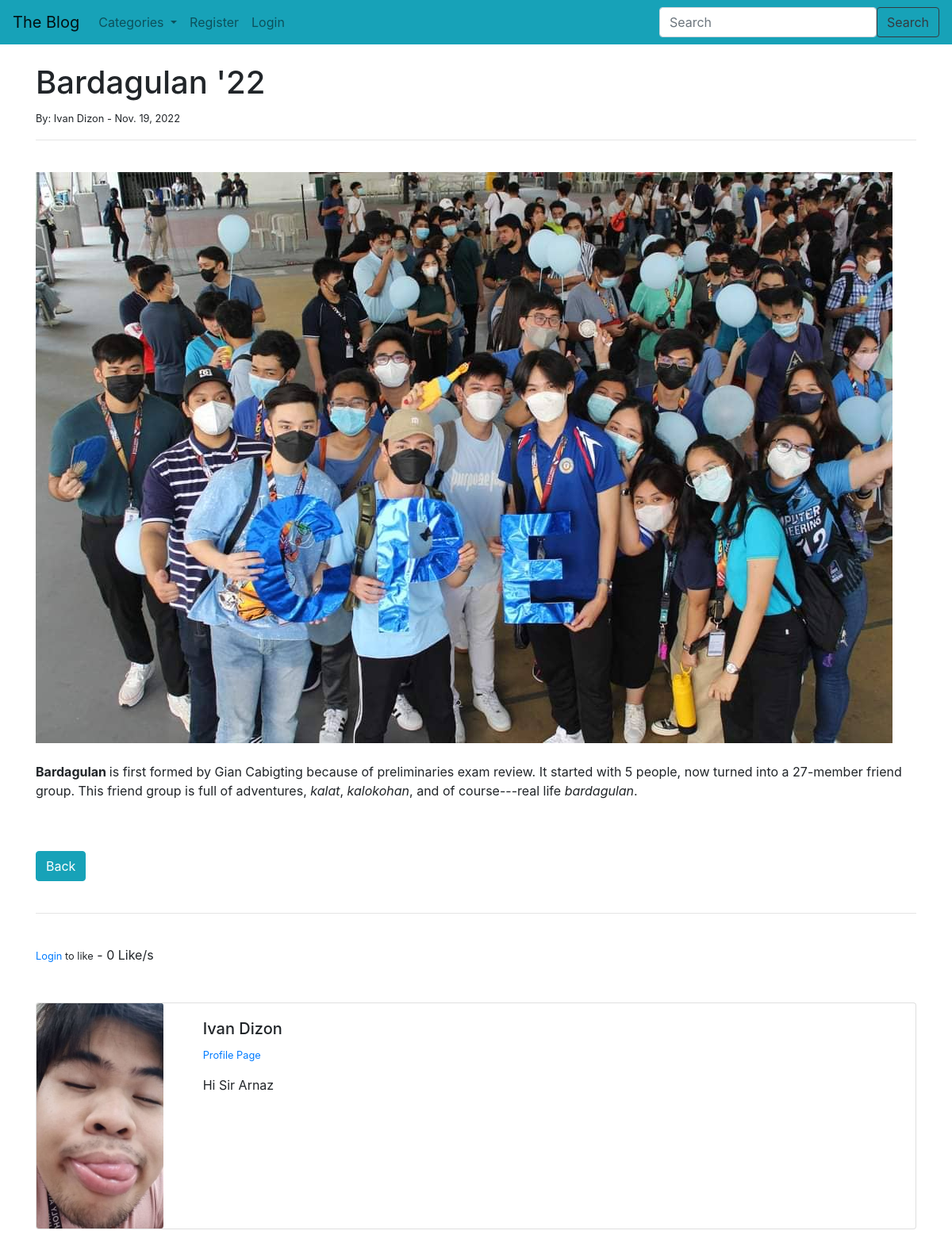
/article/29, run on the app's committed database.
### bloggerist/models.py (models this page shows, shortened)
class Post(models.Model):
    title = models.CharField(max_length=255)
    header_image = models.ImageField(null=True, blank=True, upload_to="images/")
    title_tag = models.CharField(max_length=255)
    author = models.ForeignKey(User, on_delete=models.CASCADE)
    body = RichTextField(blank=True, null=True)
    post_date = models.DateField(auto_now_add=True)
    category = models.CharField(max_length=255, default='coding')
    snippet = models.CharField(max_length=255)
    likes = models.ManyToManyField(User, related_name='blog_posts')
    def total_likes(self):
        return self.likes.count()

class Profile(models.Model):
    user = models.OneToOneField(User, null=True, on_delete=models.CASCADE)
    bio = models.TextField()
    profile_pic = models.ImageField(null=True, blank=True, upload_to="images/profile/")

### bloggerist/views.py (the view)
# urls.py: path('article/<int:pk>', ArticleDetailView.as_view(), name='article-detail'),
class ArticleDetailView(DetailView):
    model = Post
    template_name = 'article_details.html'
    def get_context_data(self, *args, **kwargs):
        cat_menu = Category.objects.all()
        context = super(ArticleDetailView, self).get_context_data()
        stuff = get_object_or_404(Post, id=self.kwargs['pk'])
        total_likes = stuff.total_likes()
        liked = False
        if stuff.likes.filter(id=self.request.user.id).exists():
            liked = True
        context["cat_menu"] = cat_menu
        context["total_likes"] = total_likes
        context["liked"] = liked
        return context

### bloggerist/models.py (called while the page is built)
    def __str__(self):
        return self.name

### templates/article_details.html (shortened to what this page needs)
{% extends 'base.html' %}
{% load static %}
{% block content %}
    <h1>{{ post.title }}</h1>
    <small>By:
        {{ post.author.first_name }}
        {{ post.author.last_name }} -
        {{ post.post_date }}
     </small><br/>
    <hr>
    <br/>
    {% if post.header_image %}
   <img src="{{ post.header_image.url }}">
    {% endif %}
    <br/><br/>
    {{ post.body|safe }}
    <br/><br/>
    <a href="{% url 'home' %}"class="btn btn-info">Back</a>
    <br/><br/>
    <hr>
    <br/>
    <form action="{% url 'like_post' post.pk %}"
    method="POST">
    {% if user.is_authenticated %}
        {% if liked %}
        <button type="submit", name="post_id", value="{{ post.id }}", class="btn btn-danger btn-sm">Unlike</button>
        {% else %}
         <button type="submit", name="post_id", value="{{ post.id }}", class="btn btn-primary btn-sm">Like</button>
        {% endif %}
    {% else %}
        <small><a href="{% url 'login' %}">Login</a> to like</small>
    {% endif %}
        - {{ total_likes }} Like/s
    </form>
    <br/><br/>
    <div class="card mb-3" >
     <div class="row g-0">
         <div class="col-md-2">
            {% if post.author.profile.profile_pic %}
                <img src="{{ post.author.profile.profile_pic.url }}" class="card-img">
            {% else %}
                <img src="{% static 'bloggerist/images/default.png.jpg' %}" class="card-img">
            {% endif %}
        </div>
         <div class="col-md-10">
            <div class="card-body">
                <h5 class="card-title">
                 {{ post.author.first_name }} {{ post.author.last_name }} </h5>
     <p class="small text-muted">
         <a href="{% url 'show_profile_page' post.author.profile.id %}">Profile Page</a>
    </p>
          {% if post.author.profile.bio  %}
        <p class="card-text">{{ post.author.profile.bio }}</p>
          {% endif %}
      </div>
    </div>
  </div>
</div>
{% endblock %}

### templates/base.html (shortened to what this page needs)
<!doctype html>
<html lang="en" xmlns="http://www.w3.org/1999/html">
  <head>
    <link rel="stylesheet" href="https://cdn.jsdelivr.net/npm/bootstrap@4.4.1/dist/css/bootstrap.min.css">
  </head>
  <body>
    <nav class="navbar navbar-expand-lg navbar-light bg-info">
  <a class="navbar-brand" href="{% url 'home' %}">The Blog</a>
        <ul class="navbar-nav mr-auto">
            {% if cat_menu %}
                <li class="nav-item dropdown">
                    <a class="nav-link dropdown-toggle" href="#" id="navbarDropdown" role="button" data-toggle="dropdown" aria-haspopup="true" aria-expanded="false">
                        Categories
                    </a>
                </li>
            {% else %}
                <li class="nav-item">
                    <a class="nav-link" href="{% url 'category-list' %}">Categories</a>
                </li>
            {% endif %}
            {% if user.is_authenticated %}
                <li class="nav-item">
                    <a class="nav-link" href="{% url 'add_post' %}">Add Post</a>
                </li>
                <li class="nav-item">
                    <a class="nav-link" href="{% url 'add_category' %}">Add Category</a></li>
                <li class="nav-item">
                    <a class="nav-link" href="{% url 'logout' %}">Logout</a>
                </li>
            {% else %}
                <li class="nav-item">
                    <a class="nav-link" href="{% url 'register' %}">Register</a>
                </li>
                <li class="nav-item">
                    <a class="nav-link" href="{% url 'login' %}">Login</a>
                </li>
            {% endif %}
    </ul>
    <form class="form-inline my-2 my-lg-0" method=POST action="{% url 'search-bar' %}">
      <input class="form-control mem-2" type="search" placeholder="Search" aria-label="Search", name="Search">
      <button class="btn btn-outline-dark my-2 my-sm-0" type="submit">Search</button>
    </form>
</nav>
    <br/>
    <div class="container">
    {% block content %}
    {% endblock %}
    </div>
  </body>
</html>

### data on the page
Post: title "Bardagulan '22", author.first_name "Ivan", author.last_name "Dizon", post_date "Nov. 19, 2022", header_image (picture), body "Bardagulan is first formed by Gian Cabigting because of preliminaries exam review. It started with 5 people, now turned into a 27-member friend group. This friend group is full of adventures, kalat , kalokohan , and of course---real life bardagulan .", author.profile.profile_pic (picture), author.profile.bio "Hi Sir Arnaz"

### other printed values
{{ total_likes }} "0"
